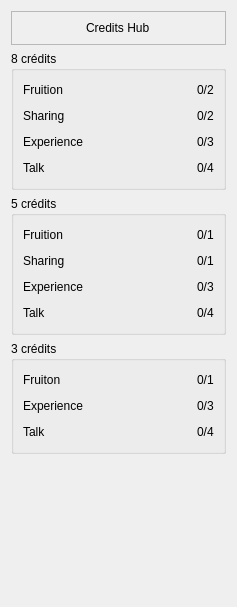
<?xml version="1.0" encoding="UTF-8"?>
<ui version="4.0">
 <class>DetailedObjectivesWidget</class>
 <widget class="QWidget" name="DetailedObjectivesWidget">
  <property name="geometry">
   <rect>
    <x>0</x>
    <y>0</y>
    <width>237</width>
    <height>607</height>
   </rect>
  </property>
  <property name="windowTitle">
   <string>Form</string>
  </property>
  <layout class="QVBoxLayout" name="verticalLayout">
   <item>
    <widget class="QFrame" name="frame">
     <property name="frameShape">
      <enum>QFrame::StyledPanel</enum>
     </property>
     <property name="frameShadow">
      <enum>QFrame::Raised</enum>
     </property>
     <layout class="QVBoxLayout" name="verticalLayout_2">
      <item alignment="Qt::AlignHCenter|Qt::AlignVCenter">
       <widget class="QLabel" name="label">
        <property name="text">
         <string>Credits Hub</string>
        </property>
       </widget>
      </item>
     </layout>
    </widget>
   </item>
   <item>
    <widget class="QGroupBox" name="groupBox">
     <property name="title">
      <string>8 crédits</string>
     </property>
     <layout class="QGridLayout" name="gridLayout">
      <item row="2" column="2">
       <widget class="QLabel" name="label_15">
        <property name="text">
         <string>0/3</string>
        </property>
       </widget>
      </item>
      <item row="1" column="0">
       <widget class="QLabel" name="label_5">
        <property name="text">
         <string>Sharing</string>
        </property>
       </widget>
      </item>
      <item row="3" column="0">
       <widget class="QLabel" name="label_7">
        <property name="text">
         <string>Talk</string>
        </property>
       </widget>
      </item>
      <item row="0" column="2">
       <widget class="QLabel" name="label_13">
        <property name="text">
         <string>0/2</string>
        </property>
       </widget>
      </item>
      <item row="2" column="0">
       <widget class="QLabel" name="label_6">
        <property name="text">
         <string>Experience</string>
        </property>
       </widget>
      </item>
      <item row="0" column="0">
       <widget class="QLabel" name="label_2">
        <property name="text">
         <string>Fruition</string>
        </property>
       </widget>
      </item>
      <item row="1" column="2">
       <widget class="QLabel" name="label_14">
        <property name="text">
         <string>0/2</string>
        </property>
       </widget>
      </item>
      <item row="3" column="2">
       <widget class="QLabel" name="label_16">
        <property name="text">
         <string>0/4</string>
        </property>
       </widget>
      </item>
      <item row="0" column="1">
       <spacer name="horizontalSpacer">
        <property name="orientation">
         <enum>Qt::Horizontal</enum>
        </property>
        <property name="sizeHint" stdset="0">
         <size>
          <width>40</width>
          <height>20</height>
         </size>
        </property>
       </spacer>
      </item>
      <item row="1" column="1">
       <spacer name="horizontalSpacer_2">
        <property name="orientation">
         <enum>Qt::Horizontal</enum>
        </property>
        <property name="sizeHint" stdset="0">
         <size>
          <width>40</width>
          <height>20</height>
         </size>
        </property>
       </spacer>
      </item>
      <item row="2" column="1">
       <spacer name="horizontalSpacer_3">
        <property name="orientation">
         <enum>Qt::Horizontal</enum>
        </property>
        <property name="sizeHint" stdset="0">
         <size>
          <width>40</width>
          <height>20</height>
         </size>
        </property>
       </spacer>
      </item>
      <item row="3" column="1">
       <spacer name="horizontalSpacer_4">
        <property name="orientation">
         <enum>Qt::Horizontal</enum>
        </property>
        <property name="sizeHint" stdset="0">
         <size>
          <width>40</width>
          <height>20</height>
         </size>
        </property>
       </spacer>
      </item>
     </layout>
    </widget>
   </item>
   <item>
    <widget class="QGroupBox" name="groupBox_2">
     <property name="title">
      <string>5 crédits</string>
     </property>
     <layout class="QGridLayout" name="gridLayout_2">
      <item row="0" column="2">
       <widget class="QLabel" name="label_17">
        <property name="text">
         <string>0/1</string>
        </property>
       </widget>
      </item>
      <item row="2" column="0">
       <widget class="QLabel" name="label_8">
        <property name="text">
         <string>Sharing</string>
        </property>
       </widget>
      </item>
      <item row="3" column="2">
       <widget class="QLabel" name="label_19">
        <property name="text">
         <string>0/3</string>
        </property>
       </widget>
      </item>
      <item row="4" column="0">
       <widget class="QLabel" name="label_10">
        <property name="text">
         <string>Talk</string>
        </property>
       </widget>
      </item>
      <item row="4" column="2">
       <widget class="QLabel" name="label_20">
        <property name="text">
         <string>0/4</string>
        </property>
       </widget>
      </item>
      <item row="3" column="0">
       <widget class="QLabel" name="label_9">
        <property name="text">
         <string>Experience</string>
        </property>
       </widget>
      </item>
      <item row="2" column="2">
       <widget class="QLabel" name="label_18">
        <property name="text">
         <string>0/1</string>
        </property>
       </widget>
      </item>
      <item row="0" column="0">
       <widget class="QLabel" name="label_3">
        <property name="text">
         <string>Fruition</string>
        </property>
       </widget>
      </item>
      <item row="0" column="1">
       <spacer name="horizontalSpacer_5">
        <property name="orientation">
         <enum>Qt::Horizontal</enum>
        </property>
        <property name="sizeHint" stdset="0">
         <size>
          <width>40</width>
          <height>20</height>
         </size>
        </property>
       </spacer>
      </item>
      <item row="2" column="1">
       <spacer name="horizontalSpacer_6">
        <property name="orientation">
         <enum>Qt::Horizontal</enum>
        </property>
        <property name="sizeHint" stdset="0">
         <size>
          <width>40</width>
          <height>20</height>
         </size>
        </property>
       </spacer>
      </item>
      <item row="3" column="1">
       <spacer name="horizontalSpacer_7">
        <property name="orientation">
         <enum>Qt::Horizontal</enum>
        </property>
        <property name="sizeHint" stdset="0">
         <size>
          <width>40</width>
          <height>20</height>
         </size>
        </property>
       </spacer>
      </item>
      <item row="4" column="1">
       <spacer name="horizontalSpacer_8">
        <property name="orientation">
         <enum>Qt::Horizontal</enum>
        </property>
        <property name="sizeHint" stdset="0">
         <size>
          <width>40</width>
          <height>20</height>
         </size>
        </property>
       </spacer>
      </item>
     </layout>
    </widget>
   </item>
   <item>
    <widget class="QGroupBox" name="groupBox_3">
     <property name="autoFillBackground">
      <bool>false</bool>
     </property>
     <property name="styleSheet">
      <string notr="true">
</string>
     </property>
     <property name="title">
      <string>3 crédits</string>
     </property>
     <layout class="QGridLayout" name="gridLayout_3">
      <item row="1" column="0">
       <widget class="QLabel" name="label_11">
        <property name="text">
         <string>Experience</string>
        </property>
       </widget>
      </item>
      <item row="0" column="1">
       <spacer name="horizontalSpacer_9">
        <property name="orientation">
         <enum>Qt::Horizontal</enum>
        </property>
        <property name="sizeHint" stdset="0">
         <size>
          <width>40</width>
          <height>20</height>
         </size>
        </property>
       </spacer>
      </item>
      <item row="0" column="3">
       <widget class="QLabel" name="label_21">
        <property name="text">
         <string>0/1</string>
        </property>
       </widget>
      </item>
      <item row="1" column="3">
       <widget class="QLabel" name="label_22">
        <property name="text">
         <string>0/3</string>
        </property>
       </widget>
      </item>
      <item row="0" column="0">
       <widget class="QLabel" name="label_12">
        <property name="text">
         <string>Fruiton</string>
        </property>
       </widget>
      </item>
      <item row="2" column="3">
       <widget class="QLabel" name="label_23">
        <property name="text">
         <string>0/4</string>
        </property>
       </widget>
      </item>
      <item row="2" column="0">
       <widget class="QLabel" name="label_4">
        <property name="text">
         <string>Talk</string>
        </property>
       </widget>
      </item>
      <item row="1" column="1">
       <spacer name="horizontalSpacer_10">
        <property name="orientation">
         <enum>Qt::Horizontal</enum>
        </property>
        <property name="sizeHint" stdset="0">
         <size>
          <width>40</width>
          <height>20</height>
         </size>
        </property>
       </spacer>
      </item>
      <item row="2" column="1">
       <spacer name="horizontalSpacer_11">
        <property name="orientation">
         <enum>Qt::Horizontal</enum>
        </property>
        <property name="sizeHint" stdset="0">
         <size>
          <width>40</width>
          <height>20</height>
         </size>
        </property>
       </spacer>
      </item>
     </layout>
    </widget>
   </item>
   <item>
    <spacer name="verticalSpacer">
     <property name="orientation">
      <enum>Qt::Vertical</enum>
     </property>
     <property name="sizeHint" stdset="0">
      <size>
       <width>20</width>
       <height>40</height>
      </size>
     </property>
    </spacer>
   </item>
  </layout>
 </widget>
 <resources>
  <include location="../ressources/test.qrc"/>
 </resources>
 <connections/>
</ui>
